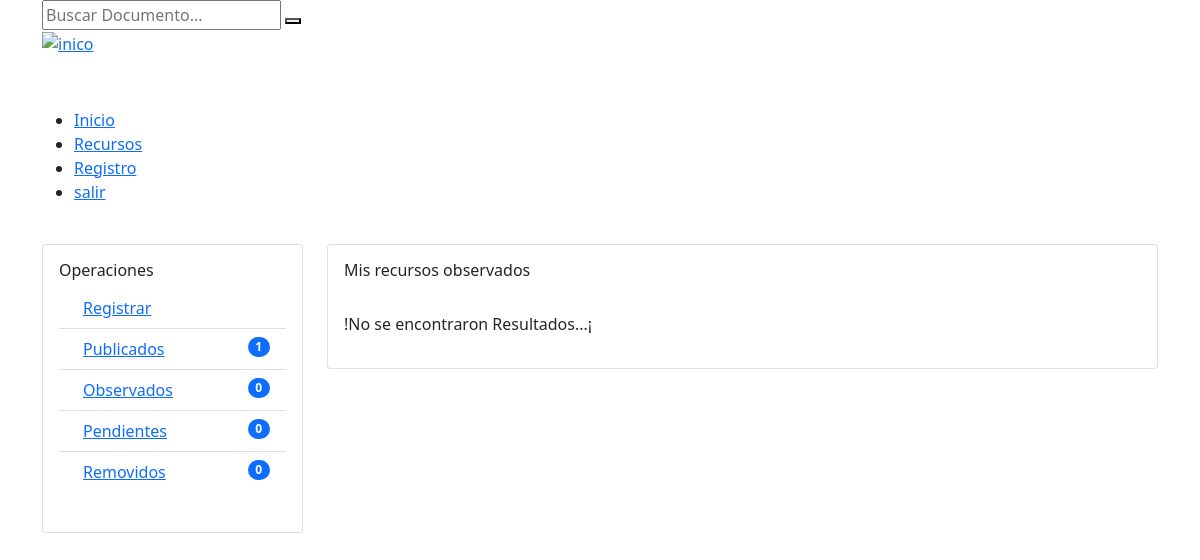
Before: /observed (signed in) with the older database file.
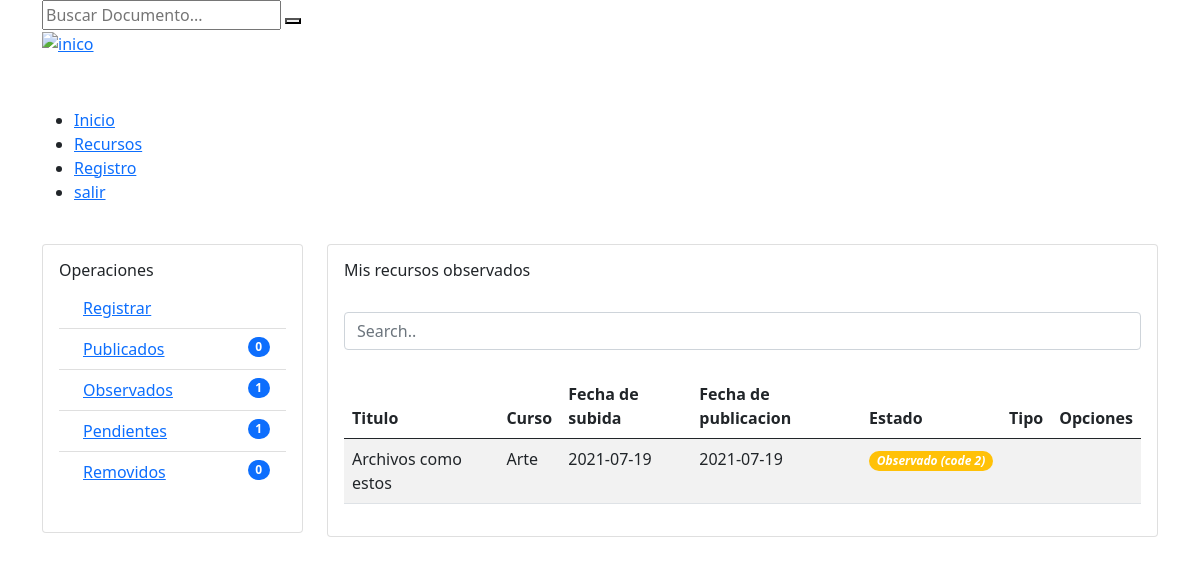
After: the same page with the newer database file.
### tables this page shows
CREATE TABLE `archivo` (
  `id_archivo` int(11) NOT NULL,
  `nombre_archivo` varchar(100) DEFAULT NULL,
  `tema` varchar(50) DEFAULT NULL,
  `descripcion` varchar(500) DEFAULT NULL,
  `fecha_publicacion` date DEFAULT NULL,
  `fecha_subida` date DEFAULT NULL,
  `fecha_baja` date DEFAULT NULL,
  `estado` int(1) DEFAULT NULL,
  `ubicacion` varchar(200) DEFAULT NULL,
  `id_persona` int(11) DEFAULT NULL,
  `id_seccion` int(11) DEFAULT NULL,
  `id_tipo` int(11) DEFAULT NULL,
  `id_categoria` int(11) DEFAULT NULL,
  `id_materia` int(11) DEFAULT NULL
);

CREATE TABLE `materia` (
  `id_materia` int(11) NOT NULL,
  `nombre_materia` varchar(20) DEFAULT NULL,
  `id_seccion` int(11) DEFAULT NULL
);

### Controller/ViewController.php (called while the page is built, shortened)
<?php
	class viewController extends viewModel{
		public function index(){
			return require_once "./View/home.php";
		}
	}
?>

### index.php (called while the page is built, shortened)
<?php
	require_once "./Controller/ViewController.php";
	$plantilla = new viewController();
	$plantilla->index();
?>

### Config/main.php (called while the page is built, shortened)
<?php
class mainModel{
		protected function conectar(){
			try{
				$link = new PDO(SGBD,USER,PASS);
			}catch (Exeption $e){
                echo "Error al conectar a la base de datos error: ".$e;
			}
			return $link;
		}
		protected function consulta_simple($consulta){
			$respuesta = self::conectar()->prepare($consulta);
            $respuesta->execute();
			return $respuesta;
		}
		protected function clear_string($cadena){
			$cadena = trim($cadena);
            $cadena = stripcslashes($cadena);
            $cadena = str_ireplace("<script>","",$cadena);
            $cadena = str_ireplace("</script>","",$cadena);
            $cadena = str_ireplace("<script src","",$cadena);
            $cadena = str_ireplace("<script type=","",$cadena);
            $cadena = str_ireplace("SELECT * FROM","",$cadena);
            $cadena = str_ireplace("DELETE FROM","",$cadena);
            $cadena = str_ireplace("INSERT INTO","",$cadena);
            $cadena = str_ireplace("--","",$cadena);
            $cadena = str_ireplace("^","",$cadena);
            $cadena = str_ireplace("[","",$cadena);
            $cadena = str_ireplace("]","",$cadena);
			$cadena = str_ireplace("==","",$cadena);
			$cadena = str_ireplace("=","",$cadena);
            return $cadena;
		}
    }
?>

### Controller/resourceController.php (called while the page is built, shortened)
<?php
    if($peticionAjax){
        require_once "../Model/resourceModel.php";
    }else{
        require_once "./Model/resourceModel.php";
    }
    class resourceController extends resourceModel{
        public function count_resources($dato){
            $codigo = mainModel::clear_string($dato);
            $resultado = resourceModel::count_resources_M($codigo);
            return $resultado;
        }
        public function my_resources($dato1,$dato2){
            $code = mainModel::clear_string($dato1);
            $type = mainModel::clear_string($dato2);
            $resultado = resourceModel::my_resources_m($code,$type);
            return $resultado;
        }
    }
?>

### Model/resourceModel.php (called while the page is built, shortened)
<?php
    if($peticionAjax){
        require_once "../Config/main.php";
    }else{
        require_once "./Config/main.php";
    }
     class resourceModel extends mainModel{
        protected function count_resources_M($dato){
            $sql = mainModel::consulta_simple("call count_resources('".$dato."');");
            return $sql;
        }
        protected function my_resources_m($dato1,$dato2){
            $sql = mainModel::consulta_simple("call my_resources('".$dato1."',".$dato2.");");
            return $sql;
        }
     }
?>

### View/Contents/observed-view.php (the view, shortened to what the changed rows need)
<?php
    require_once "./Controller/resourceController.php";
    $name = new resourceController();
    $counts = $name->count_resources($_SESSION['tipo_user']);
    $count = $counts->fetch();
    $resources = $name->my_resources($_SESSION['tipo_user'],2);
    $veri = $name->my_resources($_SESSION['tipo_user'],2);
    $verify = $veri->fetch();
?>
<section class="content">
    <div class="container">
        <div class="row">
            <div class="col-md-3">
                <br>
                <div class="card">
                    <div class="card-body">
                    <h6>Operaciones</h6>
                        <ol class="list-group list-group-flush">
                            <li class="list-group-item d-flex justify-content-between align-items-start">
                                <div class="ms-2 me-auto">
                                <a href="registro"><i class="icon-doc-add"></i> Registrar</a>
                                </div>
                            </li>
                            <li class="list-group-item d-flex justify-content-between align-items-start">
                                <div class="ms-2 me-auto">
                                <a href="publish"><i class="icon-publish text-success"></i> Publicados</a>
                                </div>
                                <span class="badge bg-primary rounded-pill"><?php echo $count[0]; ?></span>
                            </li>
                            <li class="list-group-item d-flex justify-content-between align-items-start">
                                <div class="ms-2 me-auto">
                                <a href="observed"><i class="icon-eye text-warning"></i> Observados</a>
                                </div>
                                <span class="badge bg-primary rounded-pill"><?php echo $count[1]; ?></span>
                            </li>
                            <li class="list-group-item d-flex justify-content-between align-items-start">
                                <div class="ms-2 me-auto">
                                <a href="pending"><i class="icon-clock text-info"></i> Pendientes</a>
                                </div>
                                <span class="badge bg-primary rounded-pill"><?php echo $count[2]; ?></span>
                            </li>
                            <li class="list-group-item d-flex justify-content-between align-items-start">
                                <div class="ms-2 me-auto">
                                <a href="removed"><i class="icon-doc-remove text-danger"></i> Removidos</a>
                                </div>
                                <span class="badge bg-primary rounded-pill"><?php echo $count[3]; ?></span>
                            </li>
                        </ol>
                        <br>
                    </div>
                </div>
            </div>
            <div class="col-md-9">
                <br>
                <div class="card">
                    <div class="card-body">
                        <h6>Mis recursos observados</h6>
                        <br>
                        <?php if($resources->rowCount()>0 && $verify[0] != "no data"){ ?>
                        <input class="form-control" id="myInput" type="text" placeholder="Search..">
                        <br>
                        <div class="table-responsive">
                            <table class="table table-hover table-striped">
                                <thead>
                                <tr>
                                    <th>Titulo</th>
                                    <th>Curso</th>
                                    <th>Fecha de subida</th>
                                    <th>Fecha de publicacion</th>
                                    <th>Estado</th>
                                    <th>Tipo</th>
                                    <th>Opciones</th>
                                </tr>
                                </thead>
                                <tbody id="myTable">
                                    <?php while($lista = $resources->fetch()){ ?>
                                <tr>
                                    <td><?php echo $lista[0]; ?></td>
                                    <td><?php echo $lista[1]; ?></td>
                                    <td><?php echo $lista[2]; ?></td>
                                    <td><?php echo $lista[3]; ?></td>
                                    <td><i class="badge bg-warning rounded-pill">Observado (code <?php echo $lista[4]; ?>)</i></td>
                                    <?php
                                        if($lista[5] == 'Docx.'){
                                            $icon = 'word';
                                        }else if($lista[5] == 'PDF.'){
                                            $icon = 'pdf';
                                        }else{
                                            $icon = 'excel';
                                        }
                                    ?>
                                    <td><i class="icon-file-<?php echo $icon; ?>"></i></td>
                                    <td><?php if(substr($_SESSION['tipo_user'],0,2) == "DC"){ ?>
                                        <form action="edith" method="post">
                                            <label for="<?php echo $lista[6]; ?>" class="icon-eye"></label>
                                            <input style="display:none;" type="submit" value="<?php echo $lista[6]; ?>" name="send" id="<?php echo $lista[6]; ?>">
                                        </form>
                                        <?php }else if(substr($_SESSION['tipo_user'],0,2) == "AL"){ ?>
                                        <form action="reading" method="post">
                                        </form>
                                        <?php } ?>
                                    </td>
                                </tr>
                                <?php } ?>
                                </tbody>
                            </table>
                        </div>
                        <?php }else{ ?>
                            <p> <i class='icon-warning text-warning'></i> !No se encontraron Resultados...¡</p>
                        <?php } ?>
                    </div>
                </div>
            </div>
        </div>
    </div>
</section>

Changed rows visible on the page:
now on this page (row edited): archivo: nombre_archivo "Archivos como estos", id_materia.nombre_materia "Arte", fecha_subida "2021-07-19", fecha_publicacion "2021-07-19", estado "2"
Other visible differences:
$count[0]: "1" → "0"
$count[1]: "0" → "1"
$count[2]: "0" → "1"
text no longer shown: "!No se encontraron Resultados...¡"
text now shown: "Titulo Curso Fecha de subida Fecha de publicacion Estado Tipo Opciones"
